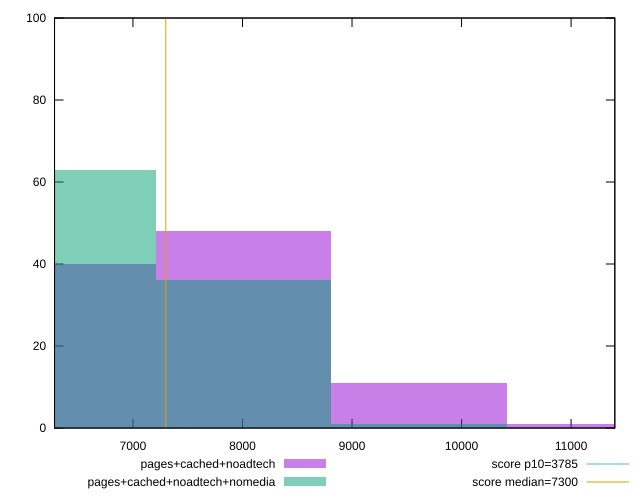

The gnuplot source for this figure:
reset

$pagesCachedNoadtech <<EOF
8008.365179551152 48
6406.692143640922 40
9610.038215461384 11
11211.711251371613 1
EOF

$pagesCachedNoadtechNomedia <<EOF
8008.365179551152 36
6406.692143640922 63
9610.038215461384 1
EOF

set key outside below
set boxwidth 1601.6730359102305
set xrange [6284.133999999999:11399.325999999997]
set yrange [0:100]
set trange [0:100]
set style fill transparent solid 0.5 noborder

set parametric
set terminal svg size 640, 500 enhanced background rgb 'white'
set output "report_00015_2021-02-09T16-11-33.973Z/interactive/comparison/histogram/2_vs_3.svg"

plot $pagesCachedNoadtech title "pages+cached+noadtech" with boxes, \
     $pagesCachedNoadtechNomedia title "pages+cached+noadtech+nomedia" with boxes, \
     3785,t title "score p10=3785", \
     7300,t title "score median=7300"

reset
